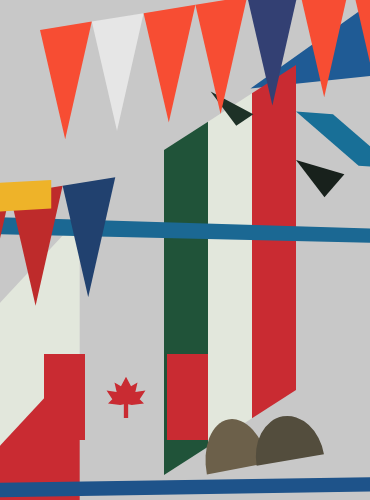
Frame 1 (no input)
Frame 2 (the mouse pressed at the canvas centre, redrawn once): identical to frame 1, image omitted

The p5.js sketch that drew this single still picture (run headless with seeded random() and noise() and a simulated clock; the mouse was pressed at the canvas centre and the sketch redrawn once):

// p5.js sketch
// ── sketch.js
const uptriflagcolor = [
  [0.967, 0.3, 0.2],
  [0.9, 0.9, 0.9],
  [0.967, 0.3, 0.2],
  [0.967, 0.3, 0.2],
  [0.2, 0.25, 0.45],
  [0.967, 0.3, 0.2],
  [0.967, 0.3, 0.2]
];

function setup() {
  createCanvas(370, 500);
  noLoop();
}

function draw() {
  background(200);

  drawRearBlueTriangle();
  drawItalianFlag(164, 150, 132, 325, 85);
  drawLowerLeftFlag();
  drawLargeColorShapes();
  drawCanadianFlag(44, 354, 164, 86);
  drawBottomShapes();

  const s = 1.4;
  for (let i = 0; i < 7; i++) {
    cooltri(
      40 + 37 * i * s,
      30 - 6 * i * s,
      uptriflagcolor[i][0],
      uptriflagcolor[i][1],
      uptriflagcolor[i][2],
      s
    );
  }
}

function drawRearBlueTriangle() {
  push();
  noStroke();
  scale(width / 130, height / 175);
  fill(31, 91, 149);
  triangle(88, 31, 136, -3, 136, 26);
  pop();
}

function drawLargeColorShapes() {
  push();
  noStroke();
  scale(width / 130, height / 175);

  fill(27, 104, 147);
  quad(0, 76, 130, 80, 130, 85, 0, 82);


  const sideFlagScale = 0.5;
  const sideFlagColors = [[190, 43, 43], [190, 43, 43], [33, 65, 111]];
  for (let i = 0; i < 3; i++) {
    const c = sideFlagColors[i];
    cooltri(-15 + 37 * i * sideFlagScale,
            71 - 6 * i * sideFlagScale,
            c[0] / 255, c[1] / 255, c[2] / 255, sideFlagScale);
  }

  fill(238, 179, 41);
  quad(0, 64, 18, 63, 18, 73, 0, 74);

  
  fill(24, 111, 151);
  quad(104, 39, 117, 40, 139, 59, 126, 58);


  fill(24, 33, 28);
  triangle(104, 56, 121, 61, 114, 69);

  fill(30, 49, 39);
  triangle(74, 32, 89, 40, 83, 44);
  pop();
}

function drawLowerLeftFlag() {
  push();
  noStroke();
  scale(width / 130, height / 175);


  const x = 0;
  const y = 106;
  const w = 28;
  const h = 100;
  const rise = 30;

  fill(226, 231, 220);
  quad(x, y, x + w, y - rise,
       x + w, y - rise + h / 2, x, y + h / 2);
  fill(201, 43, 50);
  quad(x, y + h / 2, x + w, y - rise + h / 2,
       x + w, y - rise + h, x, y + h);
  pop();
}

function drawBottomShapes() {
  push();
  noStroke();
  scale(width / 130, height / 175);

  
  fill(108, 96, 74);
  push();
  translate(83.5, 164);
  rotate(-0.19);
  arc(0, 0, 22, 35, PI, TWO_PI, CHORD);
  pop();

  fill(83, 77, 61);
  push();
  translate(102, 161);
  rotate(-0.17);
  arc(0, 0, 24, 31, PI, TWO_PI, CHORD);
  pop();

  fill(30, 83, 138);
  quad(0, 169, 130, 167, 130, 172, 0, 174);
  pop();
}

function drawItalianFlag(x, y, w, h, rise) {
  push();
  noStroke();

  const colors = [[32, 83, 57], [226, 231, 220], [201, 43, 50]];

  for (let i = 0; i < 3; i++) {
    const leftX = x + w * i / 3;
    const rightX = x + w * (i + 1) / 3;
    const leftY = y - rise * i / 3;
    const rightY = y - rise * (i + 1) / 3;
    fill(...colors[i]);
    quad(leftX, leftY, rightX, rightY,
         rightX, rightY + h, leftX, leftY + h);
  }

  pop();
}

function drawCanadianFlag(x, y, w, h) {
  push();
  noStroke();

  fill(201, 43, 50);
  const redWidth = w * 0.25;
  rect(x, y, redWidth, h);
  rect(x + w - redWidth, y, redWidth, h);

  drawMapleLeaf(x + w / 2, y + h / 2, 0.72);
  pop();
}

function drawMapleLeaf(x, y, s) {
  push();
  translate(x, y);
  scale(s);
  noStroke();
  fill(201, 43, 50);
  beginShape();
  vertex(0, -28);
  vertex(7, -15);
  vertex(16, -20);
  vertex(13, -7);
  vertex(27, -9);
  vertex(19, 3);
  vertex(25, 9);
  vertex(8, 11);
  vertex(3, 10);
  vertex(3, 29);
  vertex(-3, 29);
  vertex(-3, 10);
  vertex(-8, 11);
  vertex(-25, 9);
  vertex(-19, 3);
  vertex(-27, -9);
  vertex(-13, -7);
  vertex(-16, -20);
  vertex(-7, -15);
  endShape(CLOSE);
  pop();
}

function cooltri(x, y, r, g, b, s = 1) {
  noStroke();
  fill(r * 255, g * 255, b * 255);
  triangle(x, y, x + 37 * s, y - 6 * s, x + 18 * s, y + 78 * s);
}
